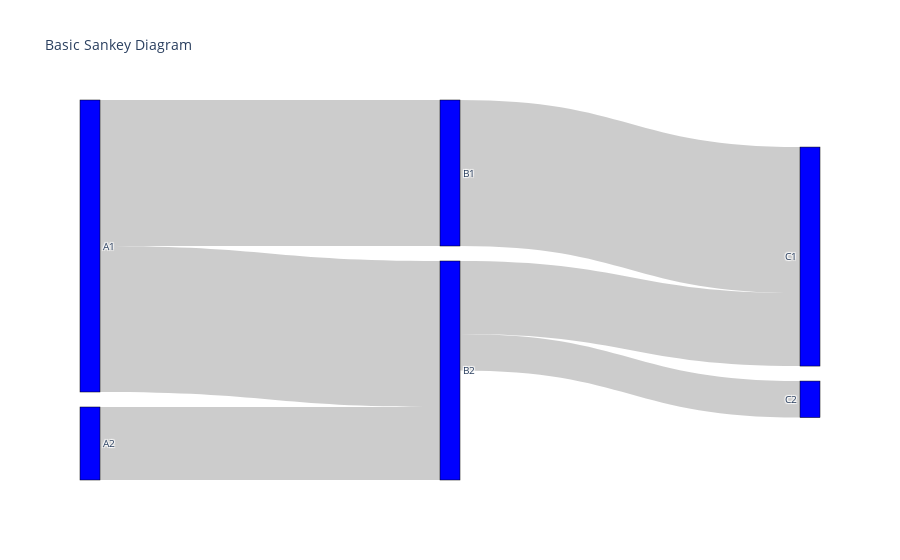

Source (notebook cell):
### Code cell
import plotly.graph_objects as go

fig = go.Figure(
    data=[
        go.Sankey(
            node=dict(
                pad=15,
                thickness=20,
                line=dict(color="black", width=0.5),
                label=["A1", "A2", "B1", "B2", "C1", "C2"],
                color="blue",
            ),
            link=dict(
                source=[
                    0,
                    1,
                    0,
                    2,
                    3,
                    3,
                ],  # indices correspond to labels, eg A1, A2, A1, B1, ...
                target=[2, 3, 3, 4, 4, 5],
                value=[8, 4, 8, 8, 4, 2],
            ),
        )
    ]
)

fig.update_layout(title_text="Basic Sankey Diagram", font_size=10)
fig.show()

### Figure 1 — Plotly figure (JSON) as saved in the notebook; plotly's stock layout.template omitted (floating-point values rounded to 4 significant figures)
{"data": [{"link": {"source": [0, 1, 0, 2, 3, 3], "target": [2, 3, 3, 4, 4, 5], "value": [8, 4, 8, 8, 4, 2]}, "node": {"color": "blue", "label": ["A1", "A2", "B1", "B2", "C1", "C2"], "line": {"color": "black", "width": 0.5}, "pad": 15, "thickness": 20}, "type": "sankey"}], "layout": {"font": {"size": 10}, "title": {"text": "Basic Sankey Diagram"}}}
